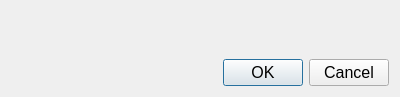
<?xml version="1.0" encoding="UTF-8"?>
<ui version="4.0">
 <class>QSmartDialog</class>
 <widget class="QDialog" name="QSmartDialog">
  <property name="geometry">
   <rect>
    <x>0</x>
    <y>0</y>
    <width>400</width>
    <height>97</height>
   </rect>
  </property>
  <property name="font">
   <font>
    <pointsize>12</pointsize>
   </font>
  </property>
  <property name="windowTitle">
   <string>Dialog</string>
  </property>
  <layout class="QVBoxLayout" name="verticalLayout_2">
   <item>
    <layout class="QVBoxLayout" name="loInputWidgets">
     <item>
      <spacer name="verticalSpacer">
       <property name="orientation">
        <enum>Qt::Vertical</enum>
       </property>
       <property name="sizeHint" stdset="0">
        <size>
         <width>20</width>
         <height>40</height>
        </size>
       </property>
      </spacer>
     </item>
    </layout>
   </item>
   <item>
    <widget class="QDialogButtonBox" name="buttonBox">
     <property name="orientation">
      <enum>Qt::Horizontal</enum>
     </property>
     <property name="standardButtons">
      <set>QDialogButtonBox::Cancel|QDialogButtonBox::Ok</set>
     </property>
    </widget>
   </item>
  </layout>
 </widget>
 <resources/>
 <connections>
  <connection>
   <sender>buttonBox</sender>
   <signal>accepted()</signal>
   <receiver>QSmartDialog</receiver>
   <slot>accept()</slot>
   <hints>
    <hint type="sourcelabel">
     <x>248</x>
     <y>254</y>
    </hint>
    <hint type="destinationlabel">
     <x>157</x>
     <y>274</y>
    </hint>
   </hints>
  </connection>
  <connection>
   <sender>buttonBox</sender>
   <signal>rejected()</signal>
   <receiver>QSmartDialog</receiver>
   <slot>reject()</slot>
   <hints>
    <hint type="sourcelabel">
     <x>316</x>
     <y>260</y>
    </hint>
    <hint type="destinationlabel">
     <x>286</x>
     <y>274</y>
    </hint>
   </hints>
  </connection>
 </connections>
</ui>
